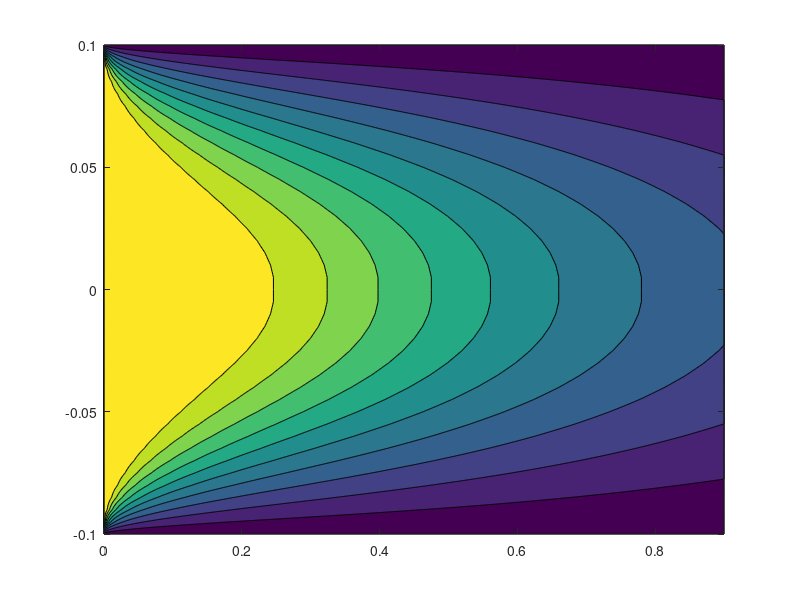

MATLAB code to generate this figure:
clear
close all
clc

ro=50;
cp=4;
xl=0.9; %xlast in meter
x0=0; %x0 in meter
rl=0.1; %rlast in meter
r0=0; %r0 in meter
dx=0.001; %x step
dr=0.005; %y step
u=10; %u in m/s
k=6.25; %(W/m k)
lambda=k*dx/ro/u/cp/dr; %lambda
lx=(xl-x0)/dx+1; %length(x) with discretization
lr=(rl-r0)/dr+1; %length(r) with discretization
r=r0:dr:rl; %creating r vector
x=x0:dx:xl; %creating x vector
t=zeros(lx,lr); %prealocating
%boundry conditions
t(1,:)=800+273;
t(:,end)=20+273;
for i=1:lx-1
    ii=0;%equation counter
    A=zeros(lr);B=zeros(lr,1);
    for k=2:lr-1
        ii=ii+1;
        A(ii,k+1)=-0.5*lambda*(1/r(k)+1/dr);
        A(ii,k-1)=-0.5*lambda*(1/dr);
        A(ii,k)=0.5*lambda*(1/r(k)+2/dr)+1;
        
        t(i,1)=t(i,2);
        B(ii)=t(i,k)+0.5*lambda*((1/r(k)+1/dr)*t(i,k+1)+(1/dr)*t(i,k-1)-(1/r(k)+2/dr)*t(i,k));
    end
    %--symmetry condition
    ii=ii+1;
    A(ii,1)=1;
    B(ii)=t(i,2);
    %--
    ii=ii+1;
    A(ii,end)=1;
    B(ii)=t(i,end);
    t(i+1,:)=A\B;
end

t=[fliplr(t(:,2:end)),t];
r=-rl:dr:rl;
contourf(x,r,t')
